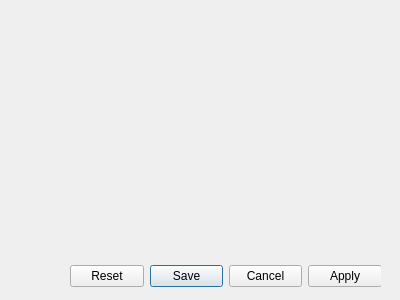
<?xml version="1.0" encoding="UTF-8"?>
<ui version="4.0">
 <class>Dialog</class>
 <widget class="QDialog" name="Dialog">
  <property name="geometry">
   <rect>
    <x>0</x>
    <y>0</y>
    <width>400</width>
    <height>300</height>
   </rect>
  </property>
  <property name="windowTitle">
   <string>Dialog</string>
  </property>
  <widget class="QDialogButtonBox" name="buttonBox">
   <property name="geometry">
    <rect>
     <x>70</x>
     <y>260</y>
     <width>311</width>
     <height>32</height>
    </rect>
   </property>
   <property name="orientation">
    <enum>Qt::Orientation::Horizontal</enum>
   </property>
   <property name="standardButtons">
    <set>QDialogButtonBox::StandardButton::Apply|QDialogButtonBox::StandardButton::Cancel|QDialogButtonBox::StandardButton::Reset|QDialogButtonBox::StandardButton::Save</set>
   </property>
  </widget>
 </widget>
 <resources/>
 <connections>
  <connection>
   <sender>buttonBox</sender>
   <signal>accepted()</signal>
   <receiver>Dialog</receiver>
   <slot>accept()</slot>
   <hints>
    <hint type="sourcelabel">
     <x>248</x>
     <y>254</y>
    </hint>
    <hint type="destinationlabel">
     <x>157</x>
     <y>274</y>
    </hint>
   </hints>
  </connection>
  <connection>
   <sender>buttonBox</sender>
   <signal>rejected()</signal>
   <receiver>Dialog</receiver>
   <slot>reject()</slot>
   <hints>
    <hint type="sourcelabel">
     <x>316</x>
     <y>260</y>
    </hint>
    <hint type="destinationlabel">
     <x>286</x>
     <y>274</y>
    </hint>
   </hints>
  </connection>
 </connections>
</ui>
